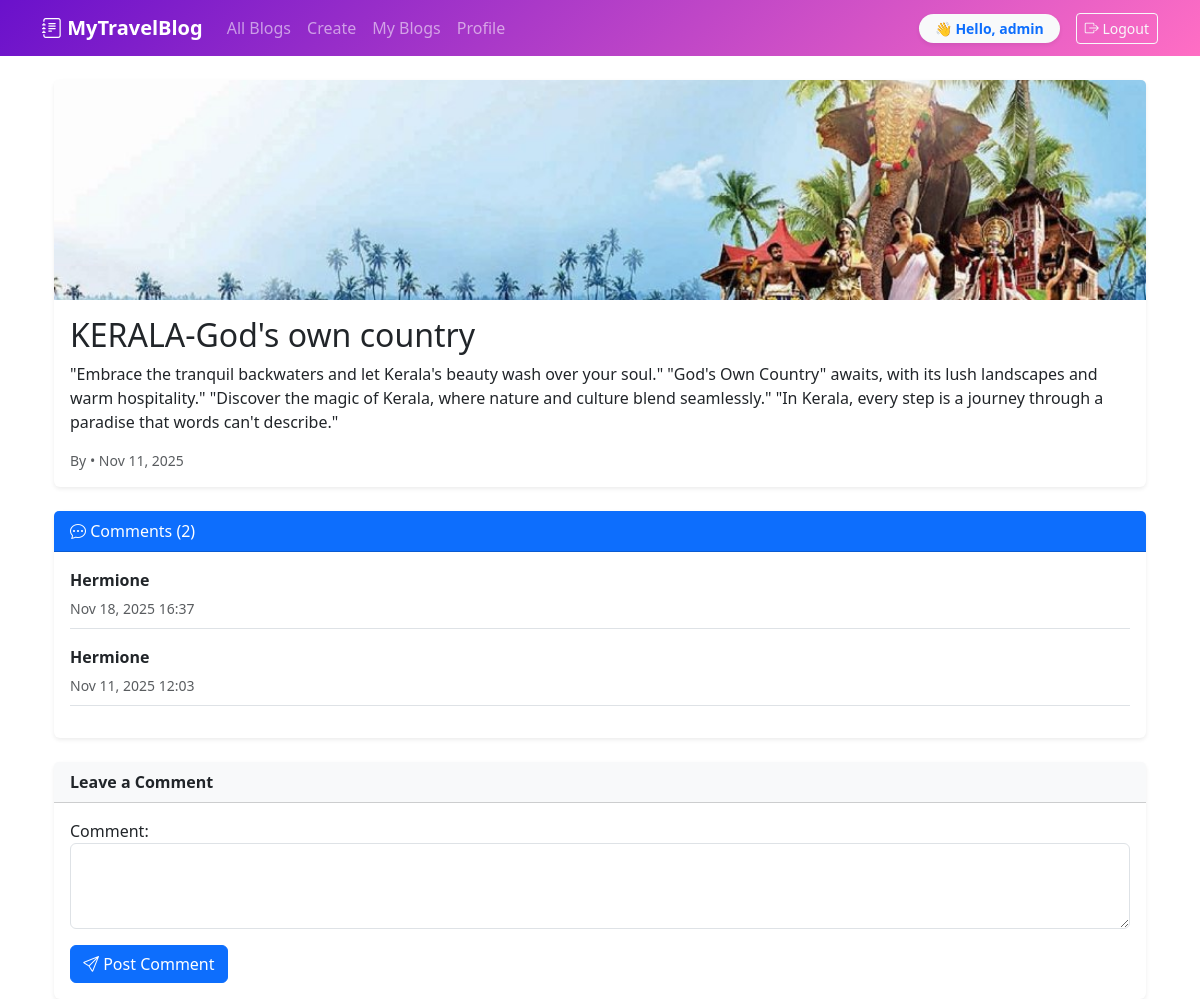
/blog/5/ (signed in), run on the app's committed database.
### blogApp/models.py (models this page shows, shortened)
class Blog(models.Model):
    user = models.ForeignKey(User, on_delete=models.CASCADE)
    image = models.ImageField(upload_to='blog_images/', null=True, blank=True)
    title = models.CharField(max_length=200)
    content = models.TextField()
    created_at = models.DateTimeField(auto_now_add=True)

class Comment(models.Model):
    user = models.ForeignKey(User, on_delete=models.CASCADE)
    blog = models.ForeignKey(Blog, on_delete=models.CASCADE, related_name='comments')
    comment = models.TextField()
    created_at = models.DateTimeField(auto_now_add=True)

### blogApp/views.py (the view)
# urls.py: path('blog/<int:blog_id>/', views.blog_detail, name='blog_detail'),
def blog_detail(request, blog_id):
    blog = get_object_or_404(Blog, id=blog_id)
    comments = blog.comments.all().order_by('-created_at')
    if request.method == 'POST':
        if request.user.is_authenticated:
            form = CommentForm(request.POST)
            if form.is_valid():
                comment = form.save(commit=False)
                comment.blog = blog
                comment.user = request.user
                comment.save()
                return redirect('blog_detail', blog_id=blog.id)
        else:
            return redirect('login')
    else:
        form = CommentForm()
    return render(request, 'blogApp/blog_detail.html', {
        'blog': blog,
        'comments': comments,
        'form': form
    })

### blogApp/forms.py
class CommentForm(forms.ModelForm):
    class Meta:
        model = Comment
        fields = ['comment']
        widgets = {'comment': forms.Textarea(attrs={'class':'form-control', 'rows':3})}

### blogApp/templates/blogApp/blog_detail.html (shortened to what this page needs)
{% extends "blogApp/base.html" %}
{% block content %}
<div class="container mt-4">
  <div class="card shadow-sm border-0 mb-4">
    {% if blog.image %}
      <img src="{{ blog.image.url }}" class="card-img-top" alt="{{ blog.title }}">
    {% endif %}
    <div class="card-body">
      <h2 class="card-title">{{ blog.title }}</h2>
      <p class="card-text">{{ blog.content }}</p>
      <p class="text-muted small mb-0">By <strong>{{ blog.author.username }}</strong> • {{ blog.created_at|date:"M d, Y" }}</p>
    </div>
  </div>
  <div class="card shadow-sm border-0">
    <div class="card-header bg-primary text-white">
      <i class="bi bi-chat-dots"></i> Comments ({{ comments.count }})
    </div>
    <div class="card-body">
      {% if comments %}
        {% for comment in comments %}
          <div class="mb-3 border-bottom pb-2">
            <strong>{{ comment.user.username }}</strong>
            <small class="text-muted">{{ comment.created_at|date:"M d, Y H:i" }}</small>
          </div>
        {% endfor %}
      {% else %}
        <p class="text-muted">No comments yet. Be the first to comment!</p>
      {% endif %}
    </div>
  </div>
  <div class="card shadow-sm border-0 mt-4">
    <div class="card-header bg-light">
      <strong>Leave a Comment</strong>
    </div>
    <div class="card-body">
      {% if user.is_authenticated %}
        <form method="post">
          {{ form.as_p }}
          <button type="submit" class="btn btn-primary">
            <i class="bi bi-send"></i> Post Comment
          </button>
        </form>
      {% else %}
        <p class="text-muted">You must <a href="{% url 'login' %}">login</a> to leave a comment.</p>
      {% endif %}
    </div>
  </div>
</div>
{% endblock %}

### blogApp/templates/blogApp/base.html (shortened to what this page needs)
<!doctype html>
{% load static %}
<html lang="en">
<head>
  <link href="https://cdn.jsdelivr.net/npm/bootstrap@5.3.2/dist/css/bootstrap.min.css" rel="stylesheet">
  <link rel="stylesheet" href="{% static 'css/site.css' %}">
  <link href="https://cdn.jsdelivr.net/npm/bootstrap-icons@1.11.1/font/bootstrap-icons.css" rel="stylesheet">
</head>
<body>
<nav class="navbar navbar-expand-lg navbar-dark"
     style="background: linear-gradient(135deg, #6a11cb, #ff6ec4);">
    <div class="container">
      <a class="navbar-brand fw-bold" href="{% url 'blog_list' %}">
        <i class="bi bi-journal-text"></i> MyTravelBlog
      </a>
      <div class="collapse navbar-collapse" id="mainNav">
        <ul class="navbar-nav me-auto mb-2 mb-lg-0">
          <li class="nav-item"><a class="nav-link" href="{% url 'blog_list' %}">All Blogs</a></li>
          {% if user.is_authenticated %}
          <li class="nav-item"><a class="nav-link" href="{% url 'create_blog' %}">Create</a></li>
          <li class="nav-item"><a class="nav-link" href="{% url 'my_blogs' %}">My Blogs</a></li>
          <li class="nav-item"><a class="nav-link" href="{% url 'profile' %}">Profile</a></li>
          {% endif %}
        </ul>
        <ul class="navbar-nav ms-auto">
          {% if user.is_authenticated %}
            <li class="nav-item d-flex align-items-center me-3">
              <div class="bg-light text-primary fw-bold px-3 py-1 rounded-pill shadow-sm small">
                👋 Hello, {{ user.username }}
              </div>
            </li>
            <li class="nav-item">
              <form action="{% url 'logout' %}" method="post" style="display:inline;">
                <button type="submit" class="btn btn-outline-light btn-sm">
                  <i class="bi bi-box-arrow-right"></i> Logout
                </button>
              </form>
            </li>
          {% else %}
            <li class="nav-item"><a class="nav-link" href="{% url 'login' %}">Login</a></li>
            <li class="nav-item"><a class="nav-link" href="{% url 'signup' %}">Sign Up</a></li>
          {% endif %}
        </ul>
      </div>
    </div>
  </nav>
  <div class="container mt-4">
    {% block content %}{% endblock %}
  </div>
</body>
</html>

### blogApp/static/css/site.css (style rules this page uses)
.card img { object-fit: cover; height: 220px; }

### data on the page
Blog: image (picture), title "KERALA-God's own country", content "\"Embrace the tranquil backwaters and let Kerala's beauty wash over your soul.\" \"God's Own Country\" awaits, with its lush landscapes and warm hospitality.\" \"Discover the magic of Kerala, where nature and culture blend seamlessly.\" \"In Kerala, every step is a journey through a paradise that words can't describe.\"", created_at "Nov 11, 2025"
Comment: user.username "Hermione", created_at "Nov 18, 2025 16:37"
Comment: user.username "Hermione", created_at "Nov 11, 2025 12:03"

### other printed values
{{ user.username }} "admin"
{{ comments.count }} "2"
